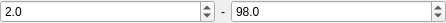
<?xml version="1.0" encoding="UTF-8"?>
<ui version="4.0">
 <class>Form</class>
 <widget class="QWidget" name="Form">
  <property name="geometry">
   <rect>
    <x>0</x>
    <y>0</y>
    <width>446</width>
    <height>22</height>
   </rect>
  </property>
  <property name="windowTitle">
   <string>Form</string>
  </property>
  <layout class="QVBoxLayout" name="verticalLayout_2">
   <property name="leftMargin">
    <number>0</number>
   </property>
   <property name="topMargin">
    <number>0</number>
   </property>
   <property name="rightMargin">
    <number>0</number>
   </property>
   <property name="bottomMargin">
    <number>0</number>
   </property>
   <item>
    <layout class="QHBoxLayout" name="horizontalLayout_6">
     <item>
      <widget class="QDoubleSpinBox" name="mP1">
       <property name="sizePolicy">
        <sizepolicy hsizetype="Preferred" vsizetype="Fixed">
         <horstretch>0</horstretch>
         <verstretch>0</verstretch>
        </sizepolicy>
       </property>
       <property name="decimals">
        <number>1</number>
       </property>
       <property name="maximum">
        <double>49.000000000000000</double>
       </property>
       <property name="value">
        <double>2.000000000000000</double>
       </property>
      </widget>
     </item>
     <item>
      <widget class="QLabel" name="label_32">
       <property name="sizePolicy">
        <sizepolicy hsizetype="Fixed" vsizetype="Preferred">
         <horstretch>0</horstretch>
         <verstretch>0</verstretch>
        </sizepolicy>
       </property>
       <property name="text">
        <string>-</string>
       </property>
      </widget>
     </item>
     <item>
      <widget class="QDoubleSpinBox" name="mP2">
       <property name="decimals">
        <number>1</number>
       </property>
       <property name="minimum">
        <double>51.000000000000000</double>
       </property>
       <property name="maximum">
        <double>100.000000000000000</double>
       </property>
       <property name="value">
        <double>98.000000000000000</double>
       </property>
      </widget>
     </item>
    </layout>
   </item>
  </layout>
 </widget>
 <resources/>
 <connections/>
</ui>
